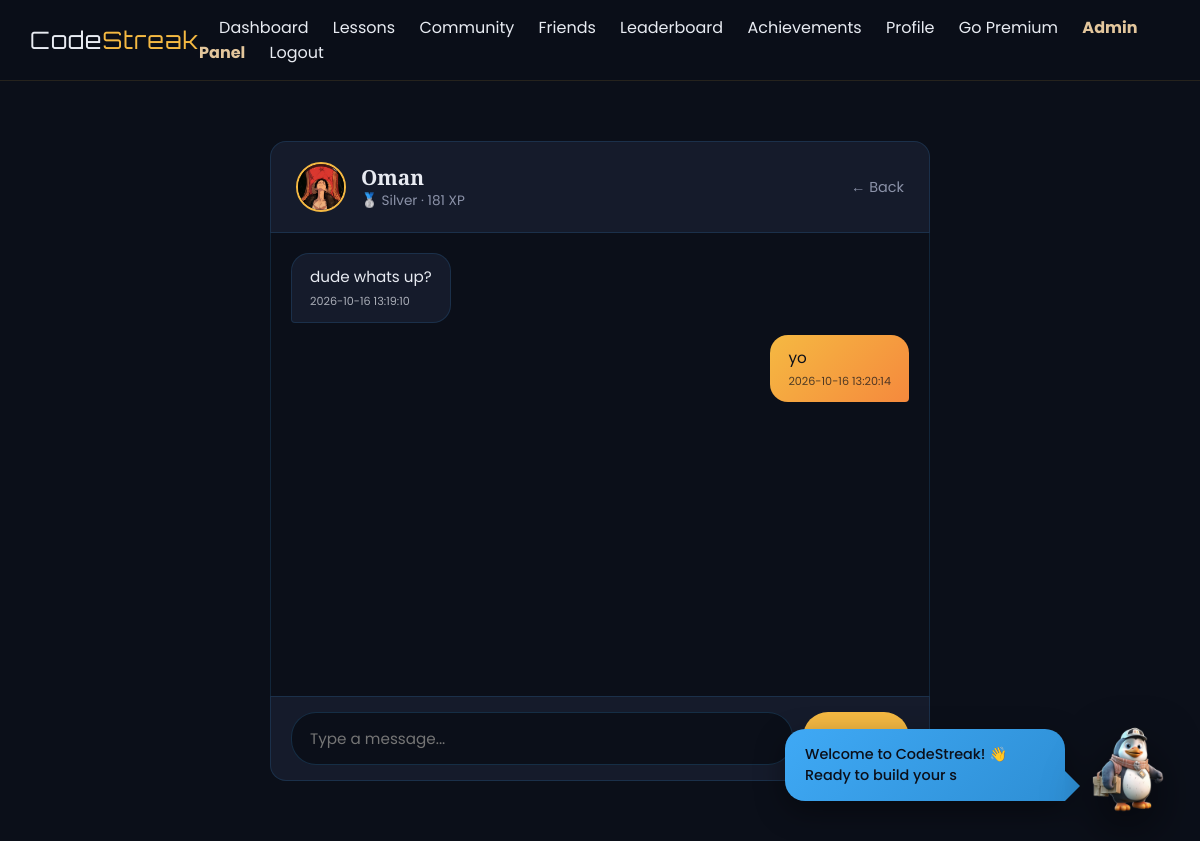
The app's page /messages/Oman (signed in) with its own data.
### tables this page shows
CREATE TABLE users (
    id INTEGER PRIMARY KEY AUTOINCREMENT,
    username TEXT UNIQUE NOT NULL,
    email TEXT UNIQUE NOT NULL,
    password_hash TEXT NOT NULL,
    security_question TEXT,
    security_answer TEXT,
    streak INTEGER DEFAULT 0,
    streak_charge INTEGER DEFAULT 1,
    total_points INTEGER DEFAULT 0,
    weekly_points INTEGER DEFAULT 0,
    rank TEXT DEFAULT 'Bronze',
    premium INTEGER DEFAULT 0,
    achievements TEXT DEFAULT '[]',
    profile_picture TEXT,
    bio TEXT DEFAULT '',
    learning_goal TEXT DEFAULT 'Learning Python',
    avatar_emoji TEXT DEFAULT '🐉',
    created_at TIMESTAMP DEFAULT CURRENT_TIMESTAMP
, is_active BOOLEAN DEFAULT 1, is_admin BOOLEAN DEFAULT 0);

CREATE TABLE messages (
    id INTEGER PRIMARY KEY AUTOINCREMENT,
    sender_id INTEGER NOT NULL,
    receiver_id INTEGER NOT NULL,
    content TEXT NOT NULL,
    is_read INTEGER DEFAULT 0,
    created_at TIMESTAMP DEFAULT CURRENT_TIMESTAMP
);

### app.py (the view, shortened to what this page needs)
@app.route('/messages/<username>', methods=['GET', 'POST'])
def chat(username):
    if 'user_id' not in session:
        return redirect(url_for('login'))
    conn = get_db()
    cur = conn.cursor()
    cur.execute("SELECT * FROM users WHERE username = ?", (username,))
    other_user = cur.fetchone()
    if not other_user or other_user['id'] == session['user_id']:
        flash('User not found.', 'danger')
        return redirect(url_for('messages_list'))
    cur.execute("""
        UPDATE messages SET is_read = 1
        WHERE sender_id = ? AND receiver_id = ?
    """, (other_user['id'], session['user_id']))
    conn.commit()
    cur.execute("""
        SELECT * FROM messages
        WHERE (sender_id = ? AND receiver_id = ?)
           OR (sender_id = ? AND receiver_id = ?)
        ORDER BY created_at ASC
    """, (session['user_id'], other_user['id'], other_user['id'], session['user_id']))
    messages = cur.fetchall()
    cur.close()
    conn.close()
    return render_template('chat.html', other_user=other_user, messages=messages)

### app.py (called while the page is built)
def get_db():
    conn = sqlite3.connect('codestreak.db', detect_types=sqlite3.PARSE_DECLTYPES)
    conn.row_factory = sqlite3.Row
    return conn

### templates/chat.html (shortened to what this page needs)
{% extends 'base.html' %}
{% block content %}
<div class="chat-container">
    <div class="chat-header">
        {% if other_user.profile_picture %}
            <img src="{{ url_for('static', filename='uploads/' + other_user.profile_picture) }}" class="chat-header-avatar">
        {% else %}
            <div class="chat-header-avatar-init">{{ other_user.username[0]|upper }}</div>
        {% endif %}
        <div class="chat-header-info">
            <h2>{{ other_user.username }}</h2>
            <p>
                {% if other_user.rank == 'Bronze' %}🥉{% elif other_user.rank == 'Silver' %}🥈{% elif other_user.rank == 'Gold' %}🏆{% elif other_user.rank == 'Platinum' %}👑{% endif %}
                {{ other_user.rank }} · {{ other_user.total_points }} XP
            </p>
        </div>
        <a href="{{ url_for('messages_list') }}" class="chat-back">← Back</a>
    </div>
    <div class="chat-messages" id="chatMessages">
        {% if messages %}
            {% for m in messages %}
            <div class="msg-bubble {% if m.sender_id == session['user_id'] %}mine{% else %}theirs{% endif %}">
                {{ m.content }}
                <div class="msg-time">{{ m.created_at }}</div>
            </div>
            {% endfor %}
        {% else %}
            <div class="empty-chat">
                No messages yet. Say hi! 👋
            </div>
        {% endif %}
    </div>
    <form method="POST" class="chat-input-bar">
        <input type="text" name="content" placeholder="Type a message..." maxlength="1000" required autofocus>
        <button type="submit">Send →</button>
    </form>
</div>
{% endblock %}

### templates/base.html (style rules this page uses)
:root { --near-black: #0B0F19; --azure-blue: #3FA9F5; --amber-gold: #F5B942; --emerald: #2ED9A5; --off-white: #E8EBF2; --surface: #151B2B; --surface-2: #1E2538; --champion-blue: #0B0F19; --lavender-tonic: #3FA9F5; --exotic-orange: #F5B942; --dirty-white: #E8EBF2; --ink: #0B0F19; --paper: #E8EBF2; --yellow: #F5B942; --red: #3FA9F5; --beige: #3FA9F5; --dark: #0B0F19; font-family: 'Poppins', sans-serif; color: var(--off-white); background: var(--near-black); }
* { box-sizing: border-box; margin: 0; padding: 0; }
html { min-height: 100%; background: var(--near-black); scroll-behavior: smooth; }
body { margin: 0; min-height: 100%; background: var(--near-black); overflow-x: hidden; font-family: 'Poppins', sans-serif; color: var(--off-white); }

### templates/chat.html (style rules this page uses)
.chat-container { max-width: 700px; margin: 40px auto; padding: 20px; height: calc(100vh - 120px); display: flex; flex-direction: column; }
.chat-header { background: #151B2B; border: 1px solid rgba(63, 169, 245, 0.15); border-radius: 16px 16px 0 0; padding: 20px 25px; display: flex; align-items: center; gap: 15px; }
.chat-header-avatar { width: 50px; height: 50px; border-radius: 50%; object-fit: cover; border: 2px solid var(--amber-gold); }
.chat-header-info h2 { font-family: 'Playfair Display', serif; color: var(--off-white); font-size: 1.3rem; margin: 0; }
.chat-header-info p { color: #8B92A8; font-size: 0.85rem; margin: 0; }
.chat-back { margin-left: auto; color: #8B92A8; text-decoration: none; font-size: 0.9rem; transition: 0.3s; }
.chat-messages { flex: 1; background: #0B0F19; border-left: 1px solid rgba(63, 169, 245, 0.15); border-right: 1px solid rgba(63, 169, 245, 0.15); padding: 20px; overflow-y: auto; display: flex; flex-direction: column; gap: 12px; }
.msg-bubble { max-width: 70%; padding: 12px 18px; border-radius: 18px; font-size: 0.95rem; line-height: 1.5; word-wrap: break-word; }
.msg-bubble.mine { align-self: flex-end; background: linear-gradient(135deg, var(--amber-gold), #F5893D); color: var(--near-black); border-bottom-right-radius: 4px; }
.msg-bubble.theirs { align-self: flex-start; background: #151B2B; color: var(--off-white); border: 1px solid rgba(63, 169, 245, 0.15); border-bottom-left-radius: 4px; }
.msg-time { font-size: 0.7rem; opacity: 0.7; margin-top: 4px; }
.chat-input-bar { background: #151B2B; border: 1px solid rgba(63, 169, 245, 0.15); border-radius: 0 0 16px 16px; padding: 15px 20px; display: flex; gap: 10px; }
.chat-input-bar input { flex: 1; padding: 14px 18px; border-radius: 25px; border: 1px solid rgba(63, 169, 245, 0.2); background: #0B0F19; color: var(--off-white); font-family: 'Poppins', sans-serif; font-size: 0.95rem; }
.chat-input-bar button { padding: 14px 28px; border-radius: 25px; background: var(--amber-gold); color: var(--near-black); border: none; font-weight: 700; cursor: pointer; transition: 0.3s; }

### records on screen
users: profile_picture (picture), username "Oman", rank "Silver", total_points "181"
messages: content "dude whats up?", created_at "2026-10-16 13:19:10"
messages: content "yo", created_at "2026-10-16 13:20:14"
